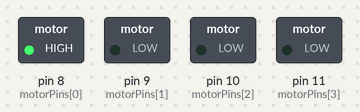
Bench run of a sketch on a simulated Arduino Uno, built with avr-gcc and run on an emulated ATmega328P. Parts: switched loads named in the sketch (green lamp = pin HIGH).

Above: at 44.1 s.
Timing chart, 0 to 44.4 s (numbered marks = the images above):
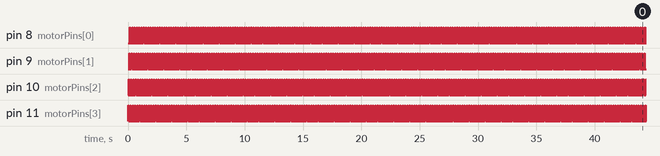

Measured:
- by itself, pin 8 (motorPins[0]), pin 9 (motorPins[1]), pin 10 (motorPins[2]), pin 11 (motorPins[3]): alternates HIGH for 0.05 s and LOW for 0.15 s

The sketch:

Unipolar.ino
```cpp
int motorPins[] = {8, 9, 10, 11};
int count = 0;
int count2 = 0;
int delayTime = 500;
int val = 0;

void setup() {
  for (count = 0; count < 4; count++) {
    pinMode(motorPins[count], OUTPUT);
  }
}

void moveForward() {
  if ((count2 == 0) || (count2 == 1)) {
    count2 = 16;
  }
  count2>>=1;
  for (count = 3; count >= 0; count--) {
    digitalWrite(motorPins[count], count2>>count&0x01);
  }
  delay(delayTime);
}

void moveBackward() {
  if ((count2 == 0) || (count2 == 1)) {
    count2 = 16;
  }
  count2>>=1;
  for (count = 3; count >= 0; count--) {
    digitalWrite(motorPins[3 - count], count2>>count&0x01);
  }
  delay(delayTime);
}

void loop() {
  // val = analogRead(0);
  val = 1000;
  if (val > 540) {
    // move faster the higher the value from the potentiometer
    delayTime = 2048 - 1024 * val / 512 + 1;
    moveForward();
  } else if (val < 480) {
    // move faster the lower the value from the potentiometer
    delayTime = 1024 * val / 512 + 1;
    moveBackward();
  } else {
    delayTime = 1024;
  }
}
```
